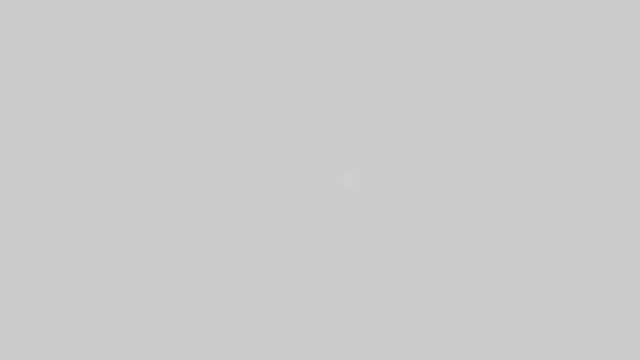
Frame 1 (no input)
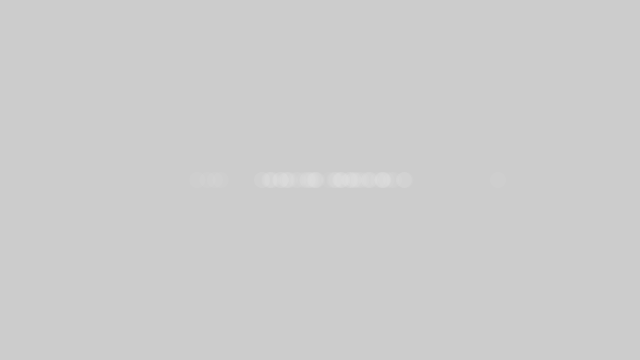
Frame 60 (the mouse pressed at the canvas centre just before this capture)
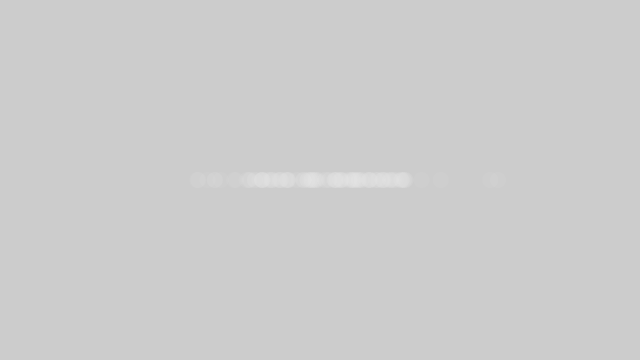
Frame 120 (the mouse held since frame 60 and released just before this capture)

The Processing sketch that drew these frames (run headless with seeded random() and noise(); from frame 60 on, the mouse is pressed at the canvas centre):

// Processing sketch: gaussian_distribution
// ── gaussian_distribution.pde
import java.util.*; 
Random generator; // processing has class Random already defined

void setup(){
  
  size(640, 360);
  generator = new Random();    //instaniates new variable
}

void draw(){
  float num = (float) generator.nextGaussian();    // (float) converts the type of variable returned, double, to a float
                                                 // nextGaussian returns normal distribution of random numbers, mean=0, SD=1
                                                 
  float sd = 60;
  float mean = 320;
  float x = num * sd + mean; // num = range -1, 1 
  
  noStroke();
  fill(255,10);
  ellipse(x,180,16,16);
}                                                 
